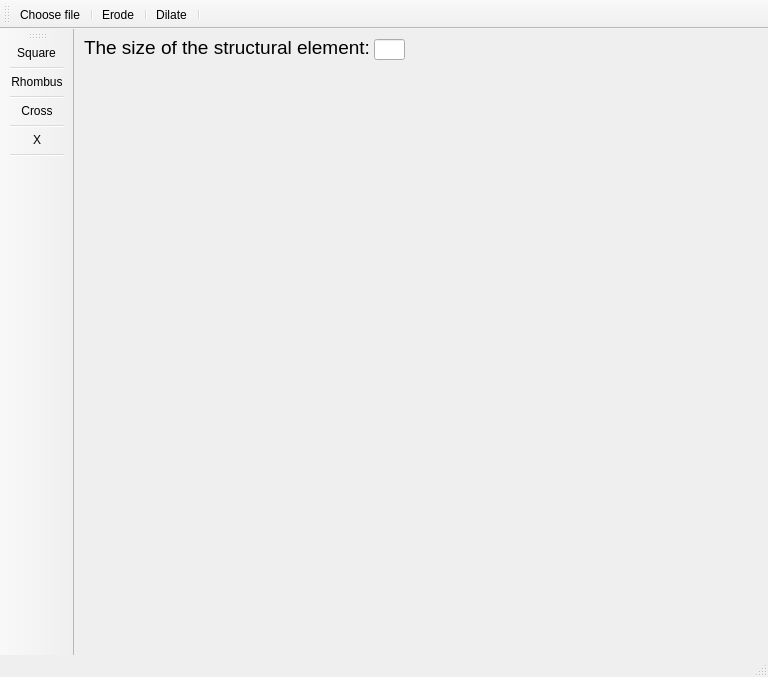
<?xml version="1.0" encoding="UTF-8"?>
<ui version="4.0">
 <class>MainWindow</class>
 <widget class="QMainWindow" name="MainWindow">
  <property name="geometry">
   <rect>
    <x>0</x>
    <y>0</y>
    <width>768</width>
    <height>677</height>
   </rect>
  </property>
  <property name="windowTitle">
   <string>MainWindow</string>
  </property>
  <widget class="QWidget" name="centralWidget">
   <widget class="QLabel" name="imageLabel">
    <property name="geometry">
     <rect>
      <x>10</x>
      <y>40</y>
      <width>701</width>
      <height>581</height>
     </rect>
    </property>
    <property name="styleSheet">
     <string notr="true"/>
    </property>
    <property name="text">
     <string/>
    </property>
   </widget>
   <widget class="QLabel" name="label">
    <property name="geometry">
     <rect>
      <x>10</x>
      <y>10</y>
      <width>291</width>
      <height>16</height>
     </rect>
    </property>
    <property name="styleSheet">
     <string notr="true">font: 14pt </string>
    </property>
    <property name="text">
     <string>The size of the structural element:</string>
    </property>
   </widget>
   <widget class="QLineEdit" name="strcutElemDim">
    <property name="geometry">
     <rect>
      <x>300</x>
      <y>10</y>
      <width>31</width>
      <height>21</height>
     </rect>
    </property>
    <property name="styleSheet">
     <string notr="true">font: 12pt</string>
    </property>
    <property name="text">
     <string/>
    </property>
   </widget>
  </widget>
  <widget class="QMenuBar" name="menuBar">
   <property name="geometry">
    <rect>
     <x>0</x>
     <y>0</y>
     <width>768</width>
     <height>21</height>
    </rect>
   </property>
  </widget>
  <widget class="QToolBar" name="mainToolBar">
   <attribute name="toolBarArea">
    <enum>TopToolBarArea</enum>
   </attribute>
   <attribute name="toolBarBreak">
    <bool>false</bool>
   </attribute>
   <addaction name="chooseFileBtn"/>
   <addaction name="separator"/>
   <addaction name="erodeImageBtn"/>
   <addaction name="separator"/>
   <addaction name="dilateImageBtn"/>
   <addaction name="separator"/>
  </widget>
  <widget class="QStatusBar" name="statusBar"/>
  <widget class="QToolBar" name="toolBar">
   <property name="windowTitle">
    <string>toolBar</string>
   </property>
   <attribute name="toolBarArea">
    <enum>LeftToolBarArea</enum>
   </attribute>
   <attribute name="toolBarBreak">
    <bool>false</bool>
   </attribute>
   <addaction name="squareShape"/>
   <addaction name="separator"/>
   <addaction name="rhombusShape"/>
   <addaction name="separator"/>
   <addaction name="crossShape"/>
   <addaction name="separator"/>
   <addaction name="xShape"/>
   <addaction name="separator"/>
  </widget>
  <action name="chooseFileBtn">
   <property name="icon">
    <iconset resource="resources.qrc">
     <normaloff>:/icons/dir.png</normaloff>:/icons/dir.png</iconset>
   </property>
   <property name="text">
    <string>Choose file</string>
   </property>
   <property name="toolTip">
    <string>Choose file</string>
   </property>
  </action>
  <action name="squareShape">
   <property name="checkable">
    <bool>true</bool>
   </property>
   <property name="icon">
    <iconset resource="resources.qrc">
     <normaloff>:/icons/square.png</normaloff>:/icons/square.png</iconset>
   </property>
   <property name="text">
    <string>Square</string>
   </property>
   <property name="toolTip">
    <string>Square</string>
   </property>
  </action>
  <action name="rhombusShape">
   <property name="checkable">
    <bool>true</bool>
   </property>
   <property name="icon">
    <iconset resource="resources.qrc">
     <normaloff>:/icons/rhombus.png</normaloff>:/icons/rhombus.png</iconset>
   </property>
   <property name="text">
    <string>Rhombus</string>
   </property>
   <property name="toolTip">
    <string>Rhombus</string>
   </property>
  </action>
  <action name="crossShape">
   <property name="checkable">
    <bool>true</bool>
   </property>
   <property name="icon">
    <iconset resource="resources.qrc">
     <normaloff>:/icons/plus.png</normaloff>:/icons/plus.png</iconset>
   </property>
   <property name="text">
    <string>Cross</string>
   </property>
   <property name="toolTip">
    <string>Cross</string>
   </property>
  </action>
  <action name="xShape">
   <property name="checkable">
    <bool>true</bool>
   </property>
   <property name="icon">
    <iconset resource="resources.qrc">
     <normaloff>:/icons/x.png</normaloff>:/icons/x.png</iconset>
   </property>
   <property name="text">
    <string>X</string>
   </property>
   <property name="toolTip">
    <string>X</string>
   </property>
  </action>
  <action name="erodeImageBtn">
   <property name="icon">
    <iconset resource="resources.qrc">
     <normaloff>:/icons/erode.png</normaloff>:/icons/erode.png</iconset>
   </property>
   <property name="text">
    <string>Erode</string>
   </property>
   <property name="toolTip">
    <string>Erode image</string>
   </property>
  </action>
  <action name="dilateImageBtn">
   <property name="icon">
    <iconset resource="resources.qrc">
     <normaloff>:/icons/dilate.png</normaloff>:/icons/dilate.png</iconset>
   </property>
   <property name="text">
    <string>Dilate</string>
   </property>
   <property name="toolTip">
    <string>Dilate image</string>
   </property>
  </action>
 </widget>
 <layoutdefault spacing="6" margin="11"/>
 <resources>
  <include location="resources.qrc"/>
 </resources>
 <connections/>
</ui>
